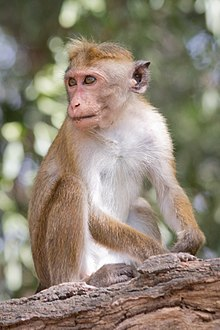
#> input picture images/monkey.jpg, 220 x 330 px
$ python 191_measure_image_similarity.py
#> lines starting #> are read from the running program, lines starting #| are printed output that depends on the picture; long printed decimals are rounded
from skimage.metrics import structural_similarity
import cv2


def orb_sim(img1, img2):
    orb = cv2.ORB_create()
    kp_a, desc_a = orb.detectAndCompute(img1, None)
    kp_b, desc_b = orb.detectAndCompute(img2, None)
    # detect key points and description
    bf = cv2.BFMatcher(cv2.NORM_HAMMING, crossCheck=True)
    # define the bruteforce matcher object
    matches = bf.match(desc_a, desc_b)
    # perform match
    similar_regions = [i for i in matches if i.distance <50]
    if len(matches) == 0:
        return 0
    return len(similar_regions)/len(matches)

def structural_sim(img1, img2):
    sim, diff =structural_similarity(img1, img2, full=True)
    return sim

img00 = cv2.imread('images/monkey.jpg',0)
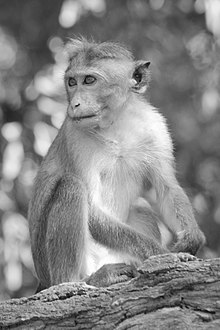
#> img00: shape (330, 220); min 0, max 255, mean 133.8
img11 = cv2.imread('images/monkey_distorted.jpg',0)
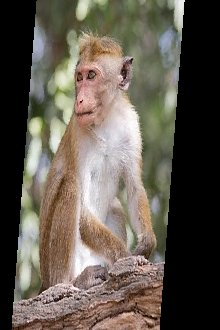
#> input picture images/monkey_distorted.jpg, 220 x 330 px
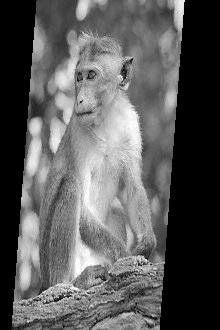
#> img11: shape (330, 220); min 0, max 255, mean 90.5

orb_similarity = orb_sim(img00,img11)
#> in orb_sim, `kp_a, desc_a = orb.detectAndCompute(img1, None)`: kp_a = 424 keypoints; strongest (x, y, size): (57, 296, 31), (60, 297, 31), (74, 293, 31), (76, 292, 31)
#> in orb_sim, `kp_b, desc_b = orb.detectAndCompute(img2, None)`: kp_b = 440 keypoints; strongest (x, y, size): (60, 298, 31), (138, 264, 31), (64, 295, 31), (57, 297, 31)
#> in orb_sim, `matches = bf.match(desc_a, desc_b)`: matches = 168 matches
#> in orb_sim, `similar_regions = [i for i in matches if i.distance <50]`: similar_regions = 69 matches
#> orb_similarity = 0.411
structural_similarity = structural_sim(img00,img11)
#> in structural_sim, `sim, diff =structural_similarity(img1, img2, full=True)`:
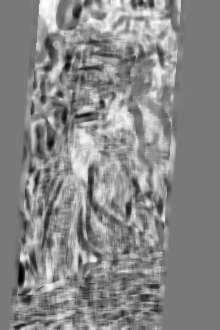
#> diff: shape (330, 220) float64; min -0.879, max 0.972, mean 0.11; drawn with min black and max white
#> in structural_sim, `sim, diff =structural_similarity(img1, img2, full=True)`: sim = 0.112
#> structural_similarity = 0.112

print("Similarity using ORB is :{}".format(orb_similarity))
#| Similarity using ORB is :0.4107
print("Similarity using structural is :{}".format(structural_similarity))
#| Similarity using structural is :0.1117
